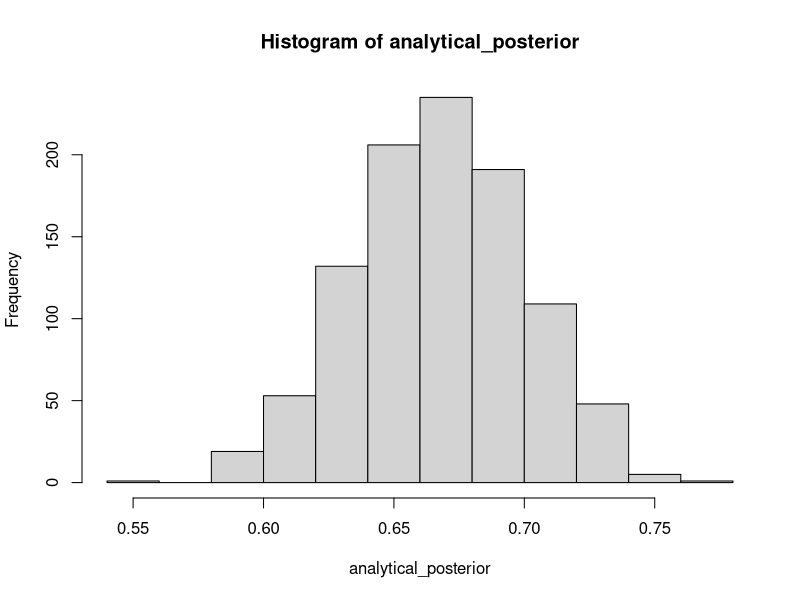
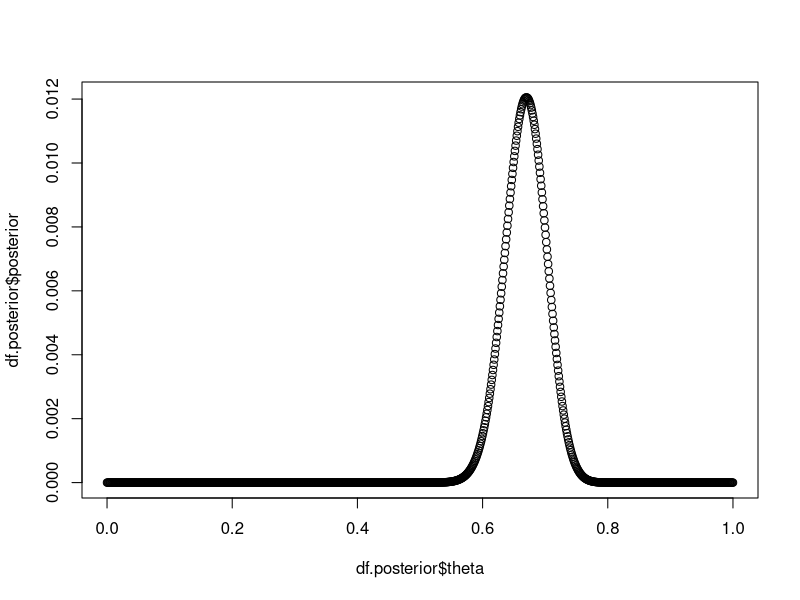
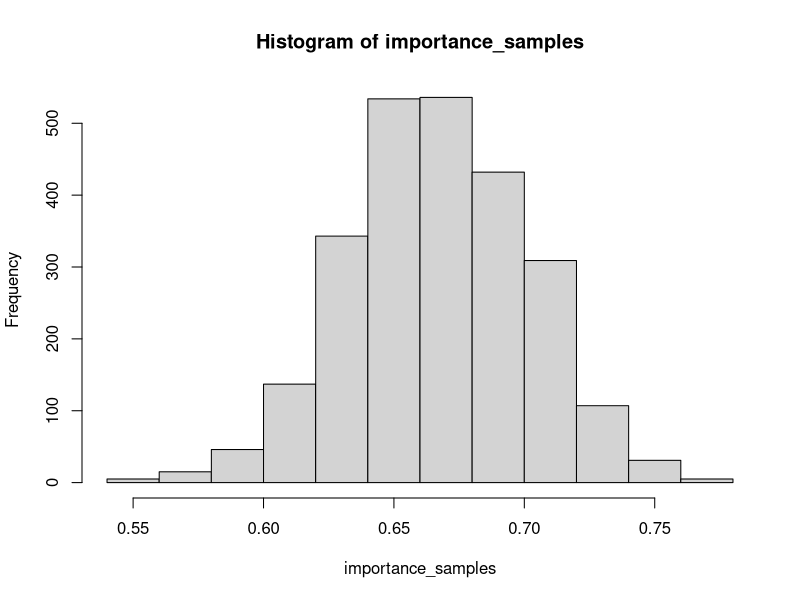
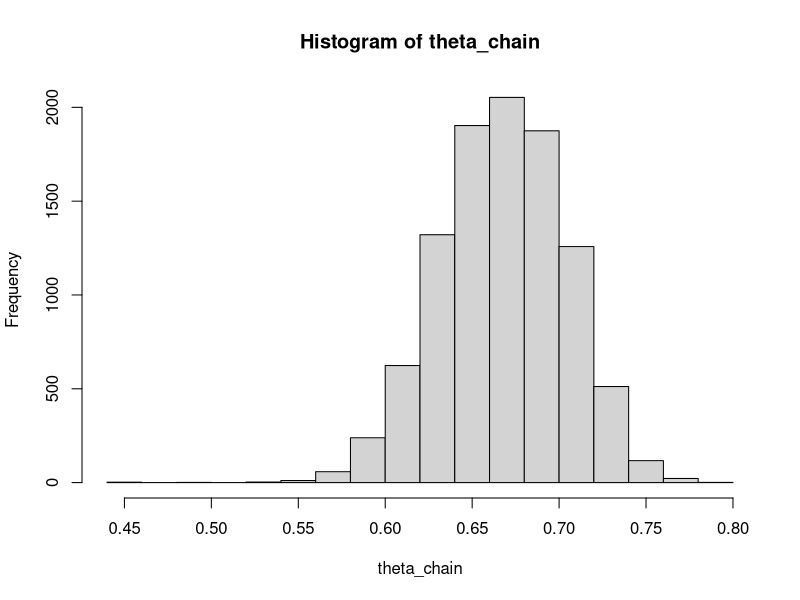
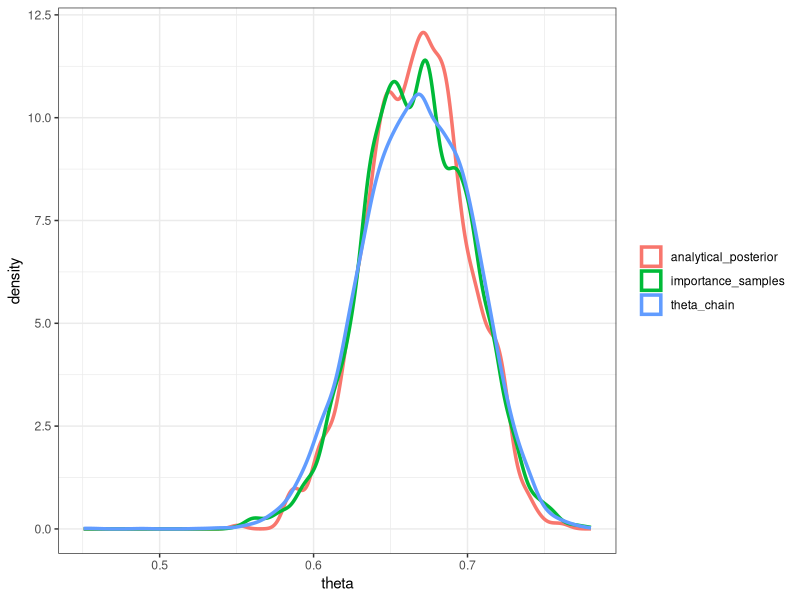

Recreate these plots in R, in order.
library(ggplot2)
library(dplyr)
library(reshape2)
#1.1
analytical_posterior <- rbeta(1000, 135, 67)
hist(analytical_posterior)
#1.2
y <- c(10, 15, 15, 14, 14, 14, 13, 11, 12, 16)
theta_grid <- seq(from=0, to=1, length=1000)
df.posterior <- data.frame(matrix(ncol=3, nrow=length(theta_grid)))
colnames(df.posterior) <- c('theta', 'lkl', 'prior')
for (i in 1:length(theta_grid)){
  lkl <- prod(dbinom(y, 20, theta_grid[i]))
  prior <- dbeta(theta_grid[i],1,1)
  df.posterior[i,] <- c(theta_grid[i], lkl, prior)
}
df.posterior$ML <- rep(sum(df.posterior$lkl*df.posterior$prior), 1000)
df.posterior <- df.posterior %>% 
  mutate(posterior = lkl*prior/ML)
plot(df.posterior$theta, df.posterior$posterior)
#1.3
df.mc <- data.frame(matrix(ncol=2, nrow=1000))
colnames(df.mc) <- c('theta_mc', 'lkl')
for (i in 1:1000){
  theta_i <- rbeta(1, 1, 1)
  lkl <- prod(dbinom(y, 20, theta_i))
  df.mc[i,] <- c(theta_i, lkl)
}
ML <- mean(df.mc$lkl)
ML
#1.4
proposed <- rbeta(10000, 5, 3)
df.importance <- data.frame(proposed=proposed)
df.importance$lkl <- NA
for (i in 1:10000){
  df.importance$lkl[i] <- prod(dbinom(y, 20, proposed[i]))
}
df.importance$prior <- dbeta(df.importance$proposed,1,1)
df.importance$proposal <- dbeta(df.importance$proposed, 5, 3)
df.importance$weights <- (df.importance$lkl)*
                         (df.importance$prior)/
                         (df.importance$proposal)
df.importance$weights <- df.importance$weights/sum(df.importance$weights)
importance_samples <- sample(proposed, size=2500, replace=TRUE,
                            prob=df.importance$weights)
hist(importance_samples)
#1.5
nsamp <- 10000
theta_chain <- rep(NA, nsamp)
theta_chain[1] <- rbeta(1, 1, 1)
i <- 1
step <- 0.08
while (i < nsamp){
  proposal_theta <- rnorm(1, theta_chain[i], step)
  if (proposal_theta>0 & proposal_theta<1){
    post_new <- prod(dbinom(y, 20, proposal_theta))*
                dbeta(proposal_theta, 1, 1)
    post_prev <- prod(dbinom(y, 20, theta_chain[i]))*
                 dbeta(theta_chain[i], 1, 1)
    hastings_ratio <- (post_new*dnorm(theta_chain[i], proposal_theta, step))/
                      (post_prev*dnorm(proposal_theta, theta_chain[i], step))
    p_str <- min(hastings_ratio, 1)
    if (p_str > runif(1,0,1)){
      theta_chain[i+1] <- proposal_theta
      i <- i+1
    }
  }
}
hist(theta_chain)

#1.6
posteriors <- data.frame(analytical_posterior, importance_samples, theta_chain)
ggplot(melt(posteriors), aes(x=value,colour=variable))+
  geom_density(linewidth=1.2) + theme_bw() + xlab("theta") +
  theme(legend.title=element_blank(), legend.position = "right")
  
